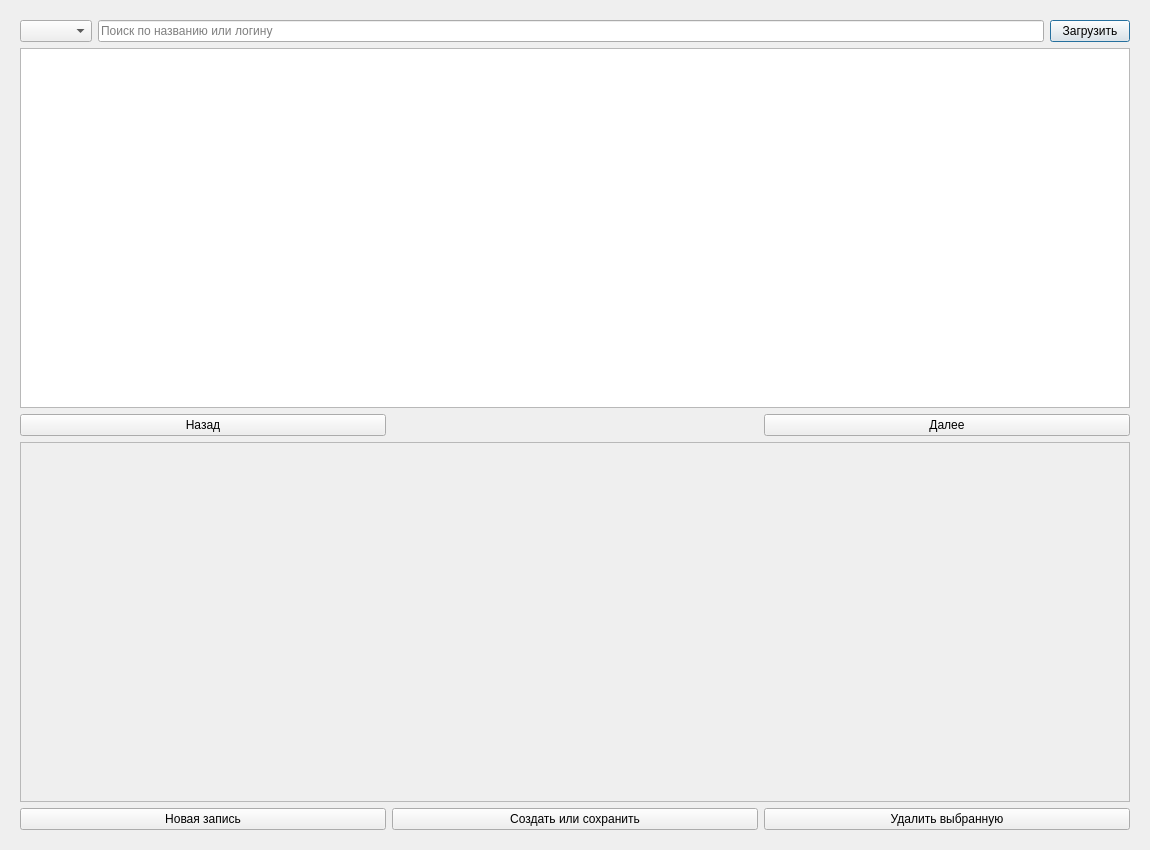
<?xml version="1.0" encoding="UTF-8"?><ui version="4.0"><class>AdminDialog</class><widget class="QDialog" name="AdminDialog"><property name="windowTitle"><string>Управление данными · CRUD</string></property><property name="geometry"><rect><x>0</x><y>0</y><width>1150</width><height>850</height></rect></property><layout class="QVBoxLayout" name="mainLayout"><item><widget class="QWidget" name="controlsArea"><layout class="QVBoxLayout" name="controlsLayout"><item><layout class="QHBoxLayout" name="searchLayout"><item><widget class="QComboBox" name="entityCombo"/></item><item><widget class="QLineEdit" name="searchEdit"><property name="placeholderText"><string>Поиск по названию или логину</string></property></widget></item><item><widget class="QPushButton" name="loadButton"><property name="text"><string>Загрузить</string></property></widget></item></layout></item><item><widget class="QTableWidget" name="recordsTable"><property name="minimumHeight"><number>230</number></property></widget></item><item><layout class="QHBoxLayout" name="pageLayout"><item><widget class="QPushButton" name="previousButton"><property name="text"><string>Назад</string></property></widget></item><item><widget class="QLabel" name="pageLabel"/></item><item><widget class="QPushButton" name="nextButton"><property name="text"><string>Далее</string></property></widget></item></layout></item><item><widget class="QScrollArea" name="formScroll"><property name="widgetResizable"><bool>true</bool></property><widget class="QWidget" name="fieldsArea"/></widget></item><item><layout class="QHBoxLayout" name="editLayout"><item><widget class="QPushButton" name="newButton"><property name="text"><string>Новая запись</string></property></widget></item><item><widget class="QPushButton" name="saveButton"><property name="text"><string>Создать или сохранить</string></property></widget></item><item><widget class="QPushButton" name="deleteButton"><property name="text"><string>Удалить выбранную</string></property></widget></item></layout></item></layout></widget></item></layout></widget><resources/><connections/></ui>
